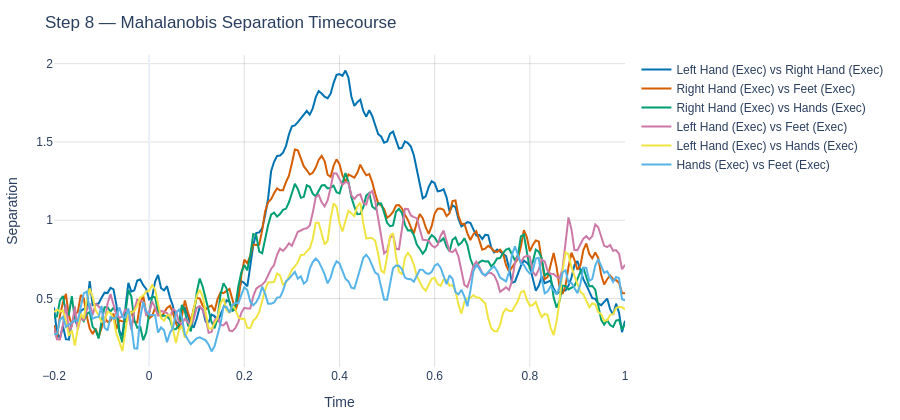

The cell this chart's notebook holds for it:
### Code cell
fig_mah = plot_trajectory_separation(
    separation=format_pair_keys(sep_timecourses["mahalanobis"], LABEL_NAMES),
    times=time_axis,
    title='Step 8 — Mahalanobis Separation Timecourse'
)
fig_mah.show()

### Figure 1 — Plotly figure (JSON) as saved in the notebook; plotly's stock layout.template omitted (floating-point values rounded to 4 significant figures; data arrays with more than 128 entries replaced by an {"elided": "..."} marker saying what was removed)
{"data": [{"mode": "lines", "name": "Left Hand (Exec) vs Right Hand (Exec)", "type": "scatter", "x": {"elided": "193 float values"}, "y": {"elided": "193 float values"}}, {"mode": "lines", "name": "Right Hand (Exec) vs Feet (Exec)", "type": "scatter", "x": {"elided": "193 float values"}, "y": {"elided": "193 float values"}}, {"mode": "lines", "name": "Right Hand (Exec) vs Hands (Exec)", "type": "scatter", "x": {"elided": "193 float values"}, "y": {"elided": "193 float values"}}, {"mode": "lines", "name": "Left Hand (Exec) vs Feet (Exec)", "type": "scatter", "x": {"elided": "193 float values"}, "y": {"elided": "193 float values"}}, {"mode": "lines", "name": "Left Hand (Exec) vs Hands (Exec)", "type": "scatter", "x": {"elided": "193 float values"}, "y": {"elided": "193 float values"}}, {"mode": "lines", "name": "Hands (Exec) vs Feet (Exec)", "type": "scatter", "x": {"elided": "193 float values"}, "y": {"elided": "193 float values"}}], "layout": {"height": 420, "margin": {"b": 50, "l": 50, "r": 40, "t": 55}, "title": {"text": "Step 8 — Mahalanobis Separation Timecourse"}, "xaxis": {"title": {"text": "Time"}}, "yaxis": {"title": {"text": "Separation"}}}}
